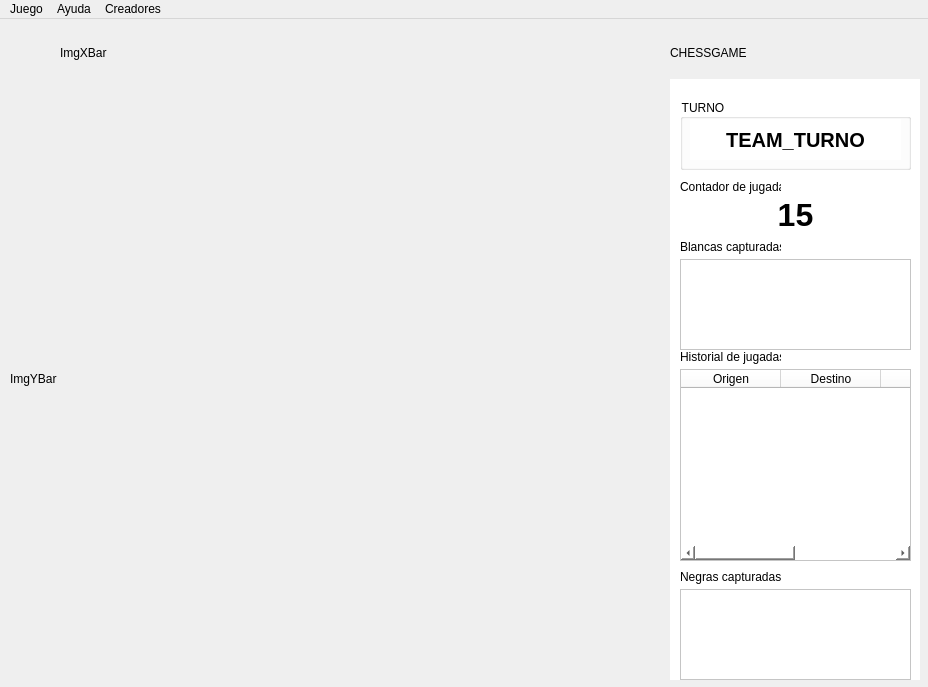
<?xml version="1.0" encoding="UTF-8"?>
<ui version="4.0">
 <class>MainWindow</class>
 <widget class="QMainWindow" name="MainWindow">
  <property name="geometry">
   <rect>
    <x>0</x>
    <y>0</y>
    <width>928</width>
    <height>687</height>
   </rect>
  </property>
  <property name="windowTitle">
   <string>Chess Game</string>
  </property>
  <widget class="QWidget" name="centralwidget">
   <widget class="Board" name="BoardImage" native="true">
    <property name="geometry">
     <rect>
      <x>60</x>
      <y>60</y>
      <width>600</width>
      <height>600</height>
     </rect>
    </property>
   </widget>
   <widget class="QLabel" name="imgYbar">
    <property name="geometry">
     <rect>
      <x>10</x>
      <y>60</y>
      <width>47</width>
      <height>600</height>
     </rect>
    </property>
    <property name="text">
     <string>ImgYBar</string>
    </property>
   </widget>
   <widget class="QLabel" name="imgXbar">
    <property name="geometry">
     <rect>
      <x>60</x>
      <y>10</y>
      <width>600</width>
      <height>47</height>
     </rect>
    </property>
    <property name="text">
     <string>ImgXBar</string>
    </property>
   </widget>
   <widget class="QWidget" name="gameData" native="true">
    <property name="geometry">
     <rect>
      <x>670</x>
      <y>60</y>
      <width>250</width>
      <height>601</height>
     </rect>
    </property>
    <property name="styleSheet">
     <string notr="true">background-color: rgb(255, 255, 255);</string>
    </property>
    <widget class="QGroupBox" name="groupBox">
     <property name="geometry">
      <rect>
       <x>10</x>
       <y>20</y>
       <width>231</width>
       <height>71</height>
      </rect>
     </property>
     <property name="title">
      <string>TURNO</string>
     </property>
     <widget class="QLabel" name="lblTurno">
      <property name="geometry">
       <rect>
        <x>10</x>
        <y>20</y>
        <width>211</width>
        <height>41</height>
       </rect>
      </property>
      <property name="styleSheet">
       <string notr="true">text-align: center;
font-size: 20px;
color: #000;
font-weight: bold;</string>
      </property>
      <property name="text">
       <string>TEAM_TURNO</string>
      </property>
      <property name="alignment">
       <set>Qt::AlignCenter</set>
      </property>
     </widget>
    </widget>
    <widget class="QLabel" name="label_2">
     <property name="geometry">
      <rect>
       <x>10</x>
       <y>100</y>
       <width>101</width>
       <height>16</height>
      </rect>
     </property>
     <property name="text">
      <string>Contador de jugadas</string>
     </property>
    </widget>
    <widget class="QLabel" name="lblJugadas">
     <property name="geometry">
      <rect>
       <x>50</x>
       <y>120</y>
       <width>151</width>
       <height>31</height>
      </rect>
     </property>
     <property name="styleSheet">
      <string notr="true">font-size: 32px;
color: #000;
font-weight: bold;
text-align: center;</string>
     </property>
     <property name="text">
      <string>15</string>
     </property>
     <property name="alignment">
      <set>Qt::AlignCenter</set>
     </property>
    </widget>
    <widget class="QTableWidget" name="tblHistorial">
     <property name="geometry">
      <rect>
       <x>10</x>
       <y>290</y>
       <width>231</width>
       <height>192</height>
      </rect>
     </property>
     <property name="alternatingRowColors">
      <bool>true</bool>
     </property>
     <column>
      <property name="text">
       <string>Origen</string>
      </property>
     </column>
     <column>
      <property name="text">
       <string>Destino</string>
      </property>
     </column>
     <column>
      <property name="text">
       <string>Equipo</string>
      </property>
     </column>
     <column>
      <property name="text">
       <string>Tipo</string>
      </property>
     </column>
    </widget>
    <widget class="QLabel" name="label_4">
     <property name="geometry">
      <rect>
       <x>10</x>
       <y>270</y>
       <width>101</width>
       <height>16</height>
      </rect>
     </property>
     <property name="text">
      <string>Historial de jugadas</string>
     </property>
    </widget>
    <widget class="QListWidget" name="blancasCap">
     <property name="geometry">
      <rect>
       <x>10</x>
       <y>180</y>
       <width>231</width>
       <height>91</height>
      </rect>
     </property>
    </widget>
    <widget class="QLabel" name="label_5">
     <property name="geometry">
      <rect>
       <x>10</x>
       <y>160</y>
       <width>101</width>
       <height>16</height>
      </rect>
     </property>
     <property name="text">
      <string>Blancas capturadas</string>
     </property>
    </widget>
    <widget class="QListWidget" name="negrasCap">
     <property name="geometry">
      <rect>
       <x>10</x>
       <y>510</y>
       <width>231</width>
       <height>91</height>
      </rect>
     </property>
    </widget>
    <widget class="QLabel" name="label_6">
     <property name="geometry">
      <rect>
       <x>10</x>
       <y>490</y>
       <width>101</width>
       <height>16</height>
      </rect>
     </property>
     <property name="text">
      <string>Negras capturadas</string>
     </property>
    </widget>
   </widget>
   <widget class="QLabel" name="GameTitleLbl">
    <property name="geometry">
     <rect>
      <x>670</x>
      <y>10</y>
      <width>250</width>
      <height>47</height>
     </rect>
    </property>
    <property name="text">
     <string>CHESSGAME</string>
    </property>
   </widget>
  </widget>
  <widget class="QMenuBar" name="menuBar">
   <property name="geometry">
    <rect>
     <x>0</x>
     <y>0</y>
     <width>928</width>
     <height>20</height>
    </rect>
   </property>
   <widget class="QMenu" name="menuJuego">
    <property name="title">
     <string>Juego</string>
    </property>
    <addaction name="separator"/>
    <addaction name="actionReiniciar"/>
   </widget>
   <widget class="QMenu" name="menuAyuda">
    <property name="title">
     <string>Ayuda</string>
    </property>
   </widget>
   <widget class="QMenu" name="menuCreadores">
    <property name="title">
     <string>Creadores</string>
    </property>
   </widget>
   <addaction name="menuJuego"/>
   <addaction name="menuAyuda"/>
   <addaction name="menuCreadores"/>
  </widget>
  <action name="actionReiniciar">
   <property name="text">
    <string>Reiniciar</string>
   </property>
  </action>
 </widget>
 <customwidgets>
  <customwidget>
   <class>Board</class>
   <extends>QWidget</extends>
   <header location="global">Board.h</header>
   <container>1</container>
  </customwidget>
 </customwidgets>
 <resources/>
 <connections/>
</ui>
